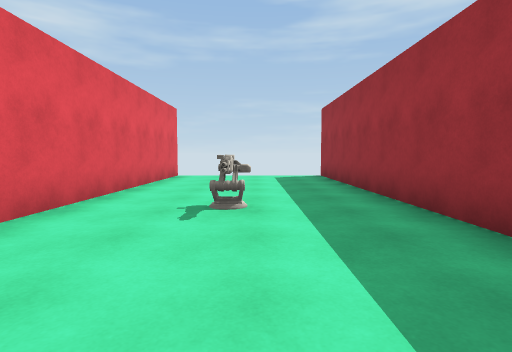
[1] (above)

19 first-person views from a walk through a scene from a Unity 3-D project. The camera is 1.2 m above the floor, tilts 4° down and sees 80° across. The floor is counted in squares, 2 m on a side. Each view is taken from the middle of a square. On the plan, view 1 faces up. The plan holds only what a view shows up to about 9 squares ahead; the rest is blank. The player is left out.

[2]
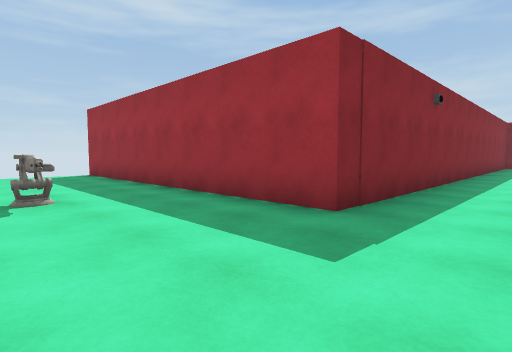

[3]
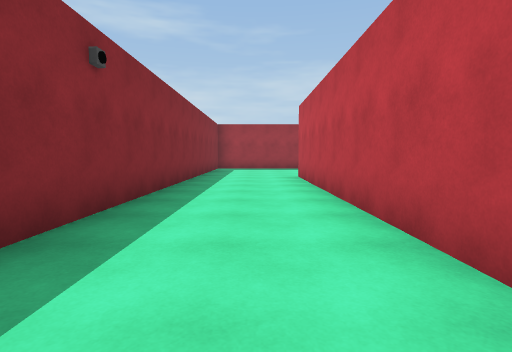

[4]
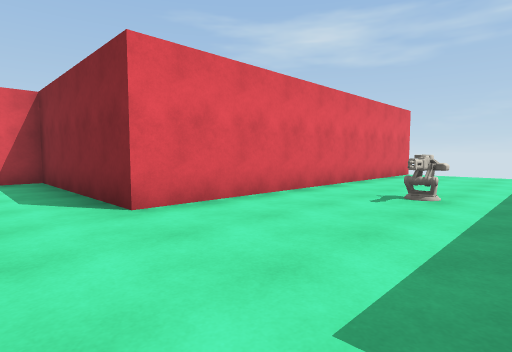

[5]
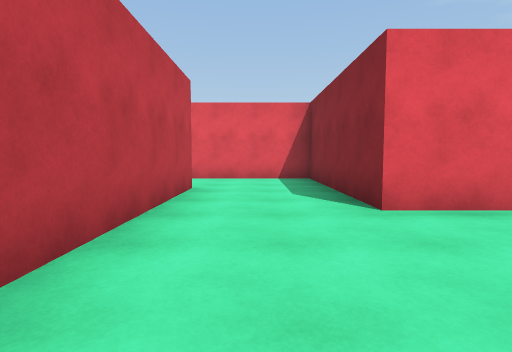

[6]
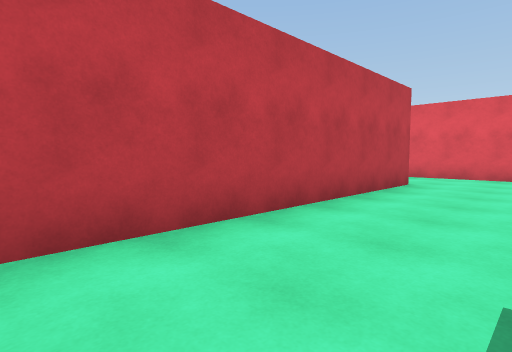

[7]
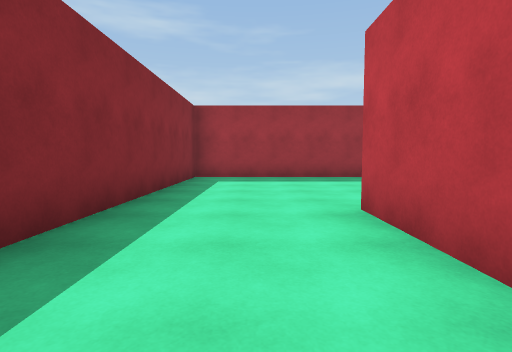

[8]
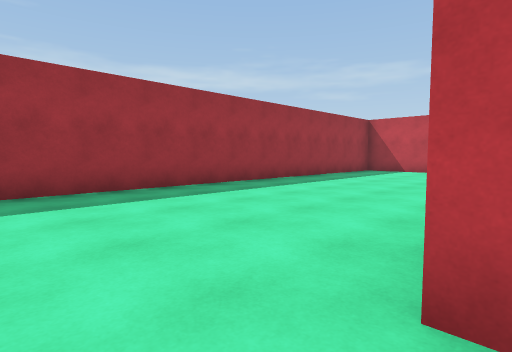

[9]
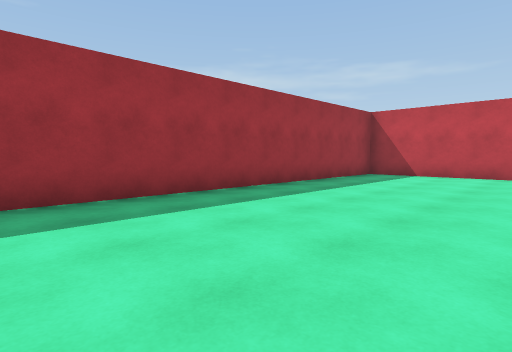

[10]
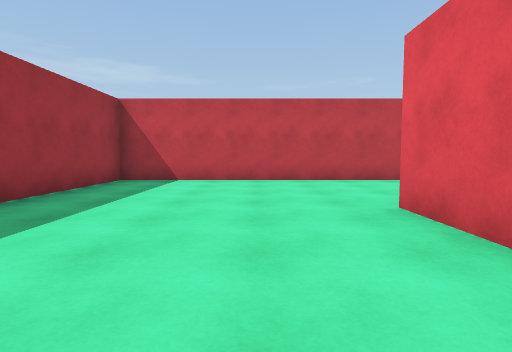

[11]
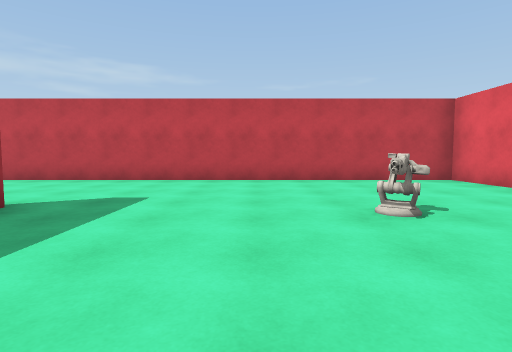

[12]
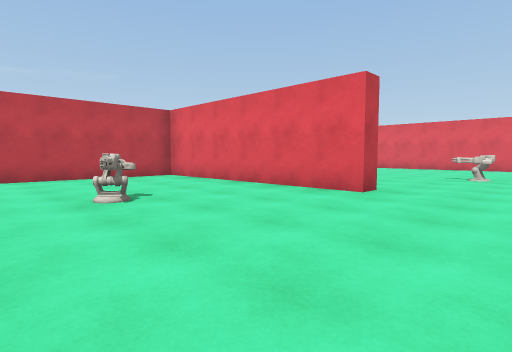

[13]
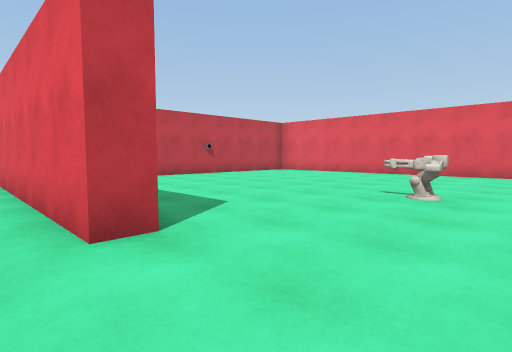

[14]
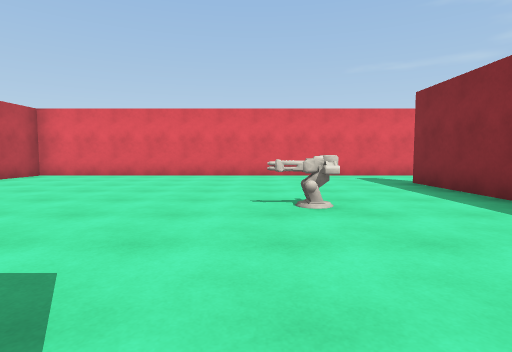

[15]
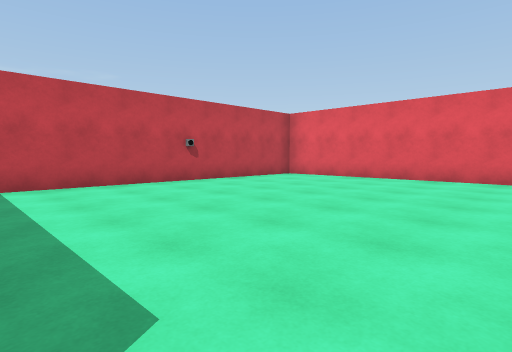

[16]
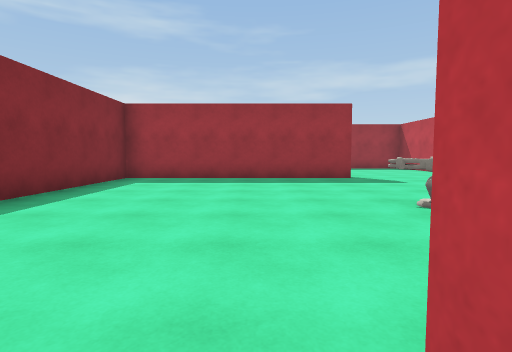

[17]
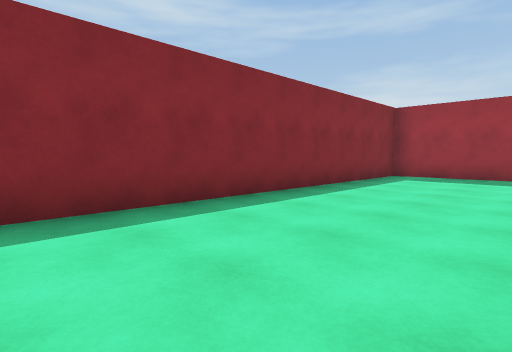

[18]
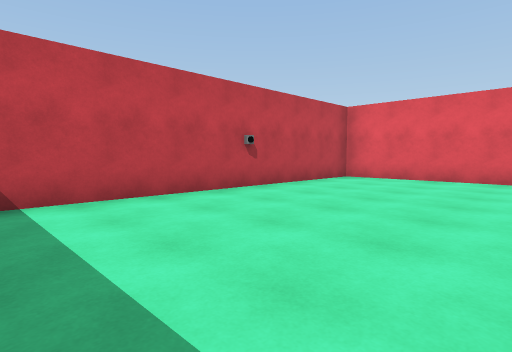

[19]
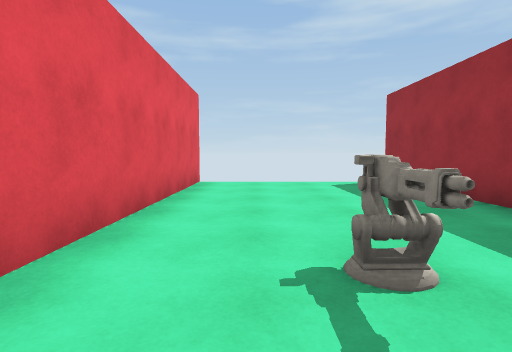

### Floor plan
Points are (right, up) in squares from view 1. A wall is a line through its corners. A room is listed if a view was taken in it or the views show most of it. See-through windows are left out.
Room 1 (views 1, 2, 3, 4, 5, 6, 7, 8, 19)
walls: (-2.5, -2.2) (10.4, -2.2); (-2.3, 8.9) (-2.3, 0.4); (11.5, 0.6) (1.9, 0.6) (1.9, 8.9)
ways out: opening at (11.5, -0.5) to room 2; opening at (-3.5, -0.5) to room 3
objects: turret (0, 3)
Room 2 (views 9, 10, 11, 12, 13, 14, 15, 16, 17, 18)
walls: (1.7, -6.2) (2.4, -6.2) (2.4, -12.2) (15.2, -12.2) (15.2, 0.6) (11.5, 0.6); (9.9, -8.5) (9.9, -2.7) (1.2, -2.7); (10.4, -6.9) (10.4, -8.5); (-1.9, -2.7) (-4.5, -2.7); (-6.7, -2.6) (-6.7, -12.2) (0.7, -12.2)
ways out: opening at (11.5, -0.5) to room 1; opening at (-5.5, -2) to room 3
objects: other object (-3, -12); turret (-2, -6) to (-2, -5); turret (5, -8) to (6, -8)
Room 3 (no view inside)
walls: (-4.5, -2.2) (-2.5, -2.2); (-2.3, 0.4) (-6.7, 0.4) (-6.7, -2.6)
ways out: opening at (-3.5, -0.5) to room 1; opening at (-5.5, -2) to room 2

Positions as (right, up) in squares from view 1, and headings:
1: (0, 0), facing up
2: (-1, -1), facing up-right
3: (2, -1), facing right
4: (1, -1), facing up-left
5: (1, -1), facing left
6: (2, 0), facing down-left
7: (7, -1), facing right
8: (10, -1), facing down-right
9: (11, -3), facing down-right
10: (12, -5), facing down
11: (7, -5), facing down
12: (7, -4), facing down-left
13: (3, -4), facing down-left
14: (2, -6), facing left
15: (1, -6), facing down-left
16: (2, -6), facing right
17: (1, -6), facing up-right
18: (1, -8), facing down-left
19: (-1, 2), facing up
